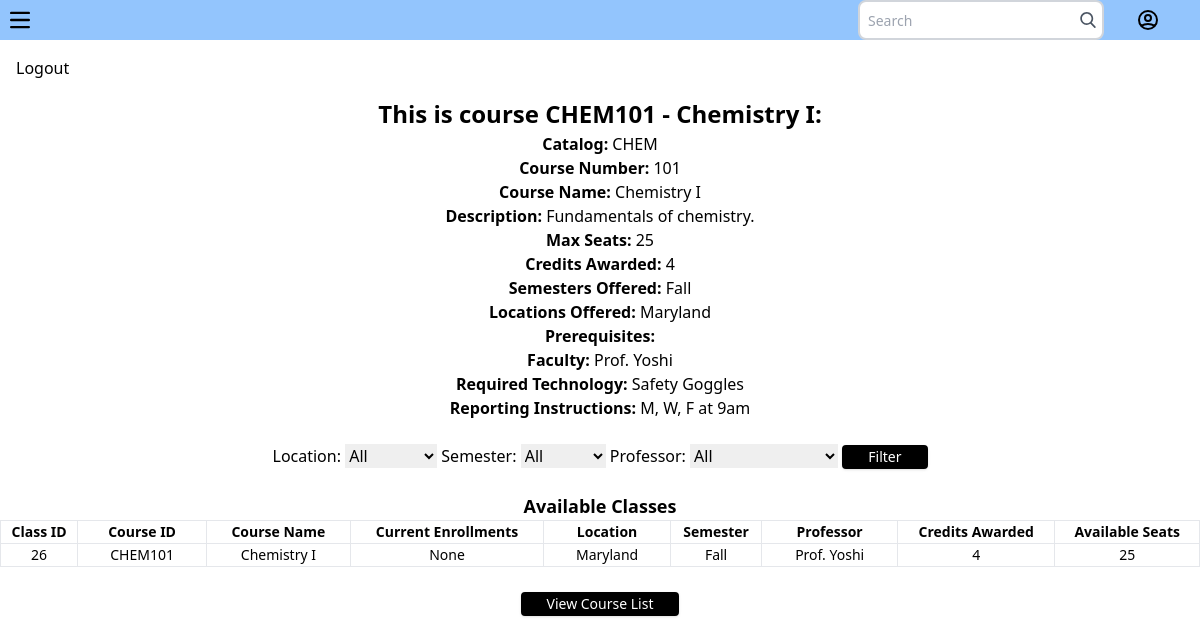
/course/CHEM101 (signed in), run on the app's committed database.
### src/app.py (models this page shows, shortened)
class Course(db.Model):
    __tablename__ = 'courses'
    catalog = db.Column(db.String(4), nullable=False)
    course_number = db.Column(db.Integer, nullable=False)
    course_id = db.Column(db.String(7), primary_key=True, unique=True)
    semesters_offered = db.Column(JSON, nullable=True)
    course_name = db.Column(db.String(250), nullable=True)
    description = db.Column(db.String(250), nullable=True)
    max_seats = db.Column(db.Integer, nullable=False)
    locations_offered = db.Column(JSON, nullable=True)
    prereqs = db.Column(JSON, nullable=True)
    faculty = db.Column(JSON, nullable=True)
    credits_awarded = db.Column(db.Integer, nullable=False)
    required_technology = db.Column(db.String(250), nullable=True)
    reporting_instructions = db.Column(db.String(250), nullable=True)

class Class(db.Model):
    __tablename__ = 'classes'
    class_id = db.Column(db.Integer, primary_key=True, nullable=False)
    course_id = db.Column(db.String(7), db.ForeignKey('courses.course_id'))
    course_name = db.Column(db.String(250), nullable=True)
    current_enrollments = db.Column(JSON, nullable=True)
    location = db.Column(db.String(64), nullable=False)
    semester = db.Column(db.String(8), nullable=False)
    professor = db.Column(db.String(64), nullable=False)
    credits_awarded = db.Column(db.Integer, nullable=False)
    available_seats = db.Column(db.Integer, nullable=False)

### src/app.py (the view)
@app.route('/course/<course_id>')
@login_required
def course_details(course_id):
    selected_location = request.args.get('location', '')
    selected_semester = request.args.get('semester', '')
    selected_professor = request.args.get('professor', '')
    course = Course.query.get_or_404(course_id)
    all_classes = Class.query.filter_by(course_id=course_id).order_by(asc(Class.class_id))
    if selected_location:
        all_classes = all_classes.filter_by(location=selected_location)
    if selected_semester:
        all_classes = all_classes.filter_by(semester=selected_semester)
    if selected_professor:
        all_classes = all_classes.filter_by(professor=selected_professor)
    locations = Class.query.with_entities(Class.location).distinct().all()
    semesters = Class.query.with_entities(Class.semester).distinct().all()
    professors = Class.query.with_entities(Class.professor).distinct().all()
    semesters.sort()
    locations.sort()
    professors.sort()
    return render_template('course_details.html',
                           course=course,
                           all_classes=all_classes,
                           locations=[loc[0] for loc in locations],
                           semesters=[sem[0] for sem in semesters],
                           professors=[prof[0] for prof in professors])

### src/app.py (called while the page is built)
@login_mgr.user_loader
def load_user(id):
    return User.query.get(int(id))

### src/templates/course_details.html (shortened to what this page needs)
<!DOCTYPE html>
<html lang="en">
<head>
    <link rel="stylesheet" href="{{url_for('static', filename='dist/css/table.css')}}">
</head>
<body>
    <nav class="bg-blue-300 w-full">
        <div class="flex justify-between">
            <div>
                <button data-collapse-toggle="navbar-hamburger" type="button" class="inline-flex items-center justify-center p-2 w-10 h-10 text-sm text-black rounded-lg aria-controls="navbar-hamburger" aria-expanded="false">
                    <svg class="w-5 h-5" aria-hidden="true" xmlns="http://www.w3.org/2000/svg" fill="none" viewBox="0 0 17 14">
                        <path stroke="currentColor" stroke-linecap="round" stroke-linejoin="round" stroke-width="2" d="M1 1h15M1 7h15M1 13h15"/>
                    </svg>
                </button>
            </div>
            <div class="relative flex justify-between right-10">
                <div class="relative right-8">
                    <input
                        class="border-2 border-gray-300 bg-white h-10 pl-2 pr-8 rounded-lg text-sm focus:outline-none"
                        type="search" name="search" placeholder="Search">
                    <button type="submit" class="absolute right-0 top-0 mt-3 mr-2">
                    </button>
                </div>
                <a class="relative flex items-center" href="#">
                </a>
            </div>
        </div>
    </nav>
    <aside class="bg-gray-100 w-64 h-full fixed top-0 left-0 p-4">
        <ul>
            <li><a href="{{url_for('logout')}}" class="block text-black hover:text-blue-600">Logout</a></li>
        </ul>
    </aside>
    <main class="ml-64 p-8 text-center">
        <h2 class="text-3xl md:text-3xl font-extrabold;" style=" font-weight: bold; font-size: x-large;">
            This is course  {{ course.course_id }} - {{ course.course_name }}:
        </h2>
        <ul>
            <li style="text-align: center;"><strong>Catalog:</strong> {{ course.catalog }}</li>
            <li style="text-align: center;"><strong>Course Number:</strong> {{ course.course_number }}</li>
            <li style="text-align: center;"><strong>Course Name:</strong> {{ course.course_name }}</li>
            <li style="text-align: center;"><strong>Description:</strong> {{ course.description }}</li>
            <li style="text-align: center;"><strong>Max Seats:</strong> {{ course.max_seats }}</li>
            <li style="text-align: center;"><strong>Credits Awarded:</strong> {{ course.credits_awarded }}</li>
            <li style="text-align: center;"><strong>Semesters Offered:</strong> {{ course.semesters_offered | join(', ') }}</li>
            <li style="text-align: center;"><strong>Locations Offered:</strong> {{ course.locations_offered | join(', ') }}</li>
            <li style="text-align: center;"><strong>Prerequisites:</strong> {{ course.prereq }}</li>
            <li style="text-align: center;"><strong>Faculty:</strong> {{ course.faculty | join(', ') }}</li>
            <li style="text-align: center;"><strong>Required Technology:</strong> {{ course.required_technology }}</li>
            <li style="text-align: center;"><strong>Reporting Instructions:</strong> {{ course.reporting_instructions }}</li>
            <br>
        </ul>
        <form method="GET" action="{{ url_for('course_details', course_id=course.course_id) }}">
            <label for="location">Location:</label>
            <select name="location" id="location">
                <option value="">All</option>
            </select>
            <label for="semester">Semester:</label>
            <select name="semester" id="semester">
                <option value="">All</option>
            </select>
            <label for="professor">Professor:</label>
            <select name="professor" id="professor">
                <option value="">All</option>
            </select>
            <button type="submit"class="text-white hover:text-black bg-black hover:bg-white
            font-medium text-sm px-6 py-2 border-2 border-black shadow rounded transition duration-200">Filter</button>
        </form>
        <br>
        <h2 style="font-weight: bold; font-size: large; ">Available Classes</h2>
        <div class="relative overflow-x-auto shadow-md sm:rounded-lg">
        <table class="px-2 py-2 w-full text-sm text-left rtl:text-right text-black-500 dark:text-gray-400 border border-gray-400">
            <thead class="text-xs text-gray-700 uppercase dark:text-gray-400 border border-gray-400">
                <tr>
                    <th scope="col" class="px-1 py-2 border border-gray-400">Class ID</th>
                    <th scope="col" class="px-1 py-2 border border-gray-400">Course ID</th>
                    <th scope="col" class="px-1 py-2 border border-gray-400">Course Name</th>
                    <th scope="col" class="px-1 py-2 border border-gray-400">Current Enrollments</th>
                    <th scope="col" class="px-1 py-2 border border-gray-400">Location</th>
                    <th scope="col" class="px-1 py-2 border border-gray-400">Semester</th>
                    <th scope="col" class="px-1 py-2 border border-gray-400">Professor</th>
                    <th scope="col" class="px-1 py-2 border border-gray-400">Credits Awarded</th>
                    <th scope="col" class="px-1 py-2 border border-gray-400">Available Seats</th>
                </tr>
            </thead>
            <tbody>
                {% for class in all_classes %}
                    {% if class.course_id == course.course_id %}
                        <tr>
                            <td class="px-4 py-2 border border-gray-400">{{ class.class_id }}</td>
                            <td class="px-4 py-2 border border-gray-400">{{ class.course_id }}</td>
                            <td class="px-4 py-2 border border-gray-400">{{ class.course_name }}</td>
                            <td class="px-4 py-2 border border-gray-400">{{ class.current_enrollments }}</td>
                            <td class="px-4 py-2 border border-gray-400">{{ class.location }}</td>
                            <td class="px-4 py-2 border border-gray-400">{{ class.semester }}</td>
                            <td class="px-4 py-2 border border-gray-400">{{ class.professor }}</td>
                            <td class="px-4 py-2 border border-gray-400">{{ class.credits_awarded }}</td>
                            <td class="px-4 py-2 border border-gray-400">{{ class.available_seats }}</td>
                        </tr>
                    {% endif %}
                {% endfor %}
            </tbody>
        </table>
    </main>
    <br>
    <div style="text-align: center;">
        <a href="{{url_for('view_courses')}}" >
            <button type="submit"class="text-white hover:text-black bg-black hover:bg-white
            font-medium text-sm px-6 py-2 border-2 border-black shadow rounded transition duration-200">View Course List</button>
        </a><br>
</body>
</html>

### data on the page
Course: course_id "CHEM101", course_name "Chemistry I", catalog "CHEM", course_number "101", description "Fundamentals of chemistry.", max_seats "25", credits_awarded "4", semesters_offered "Fall", locations_offered "Maryland", faculty "Prof. Yoshi", required_technology "Safety Goggles", reporting_instructions "M, W, F at 9am"
Class: class_id "26", course_id "CHEM101", course_name "Chemistry I", current_enrollments "None", location "Maryland", semester "Fall", professor "Prof. Yoshi", credits_awarded "4", available_seats "25"
